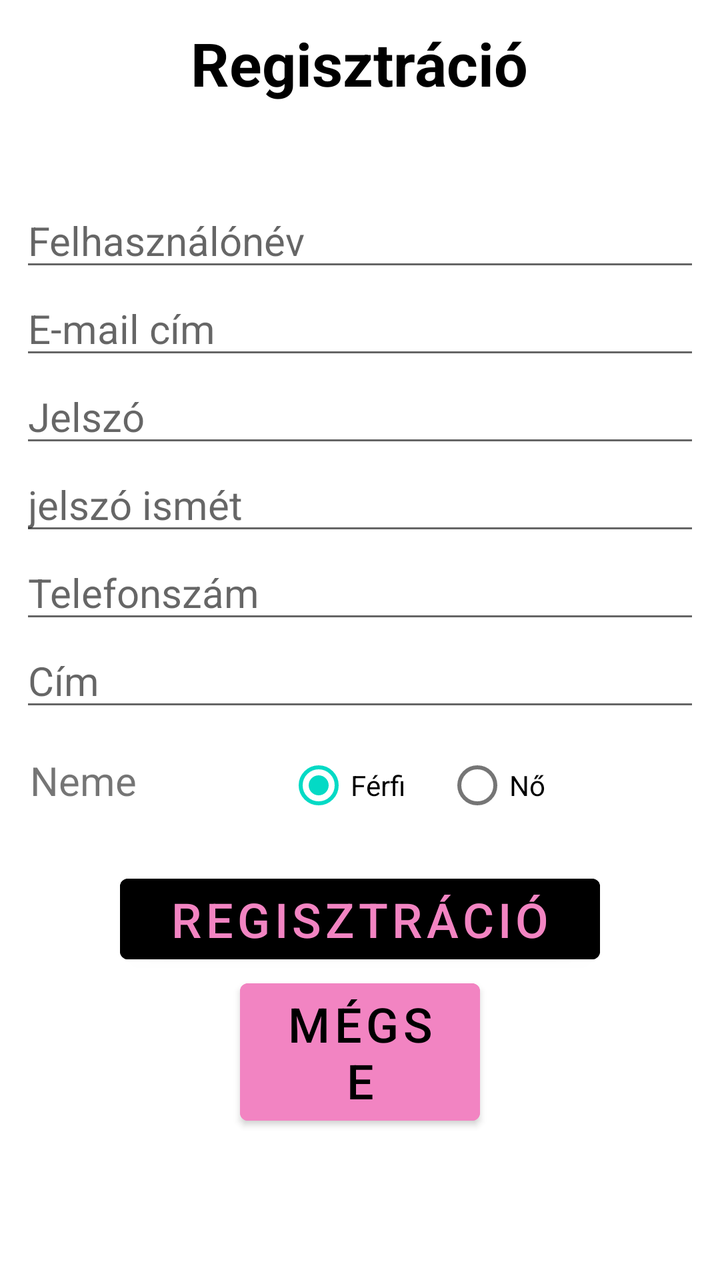
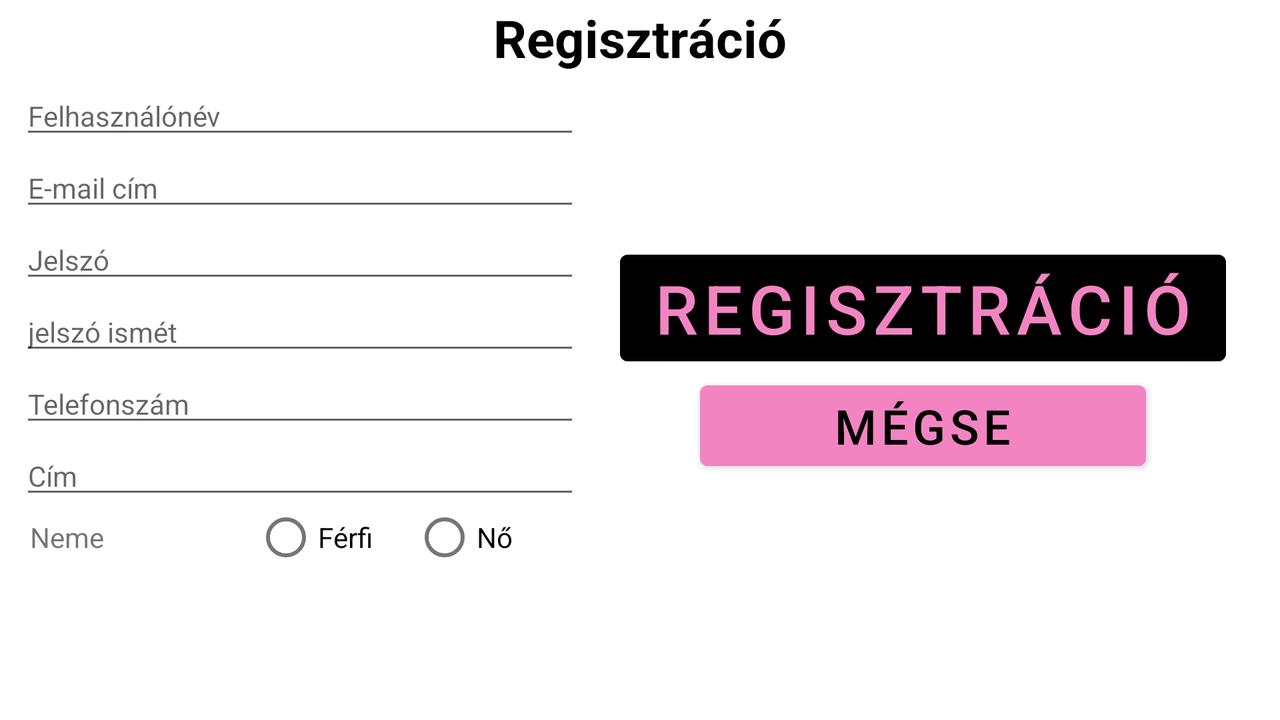

An Android layout and its configuration variant, each rendered on a device that would load it. The default file and the variant file are quoted in full after the pictures.
<!-- AndroidManifest.xml: application theme Theme.ClothingWebshop -->
<!-- res/layout/activity_sign_up.xml -->
<?xml version="1.0" encoding="utf-8"?>
<androidx.constraintlayout.widget.ConstraintLayout xmlns:android="http://schemas.android.com/apk/res/android"
    xmlns:app="http://schemas.android.com/apk/res-auto"
    xmlns:tools="http://schemas.android.com/tools"
    android:layout_width="match_parent"
    android:layout_height="match_parent"
    android:background="@drawable/mainbackground"
    tools:context=".SignUpActivity">


    <TextView
        android:layout_width="wrap_content"
        android:layout_height="wrap_content"
        android:layout_marginBottom="45dp"

        android:text="@string/signup"
        android:textSize="30sp"
        android:textAlignment="center"
        android:textColor="@color/black"
        android:textStyle="bold"

        app:layout_constraintBottom_toTopOf="@+id/usernameEditText"
        app:layout_constraintEnd_toEndOf="parent"
        app:layout_constraintHorizontal_bias="0.497"
        app:layout_constraintStart_toStartOf="parent" />


    <EditText
        android:id="@+id/usernameEditText"
        android:layout_width="match_parent"
        android:layout_height="wrap_content"

        android:ems="8"
        android:layout_marginStart="10dp"
        android:layout_marginEnd="10dp"
        android:hint="@string/username"
        android:inputType="text"
        android:textSize="20sp"

        app:layout_constraintBottom_toBottomOf="parent"
        app:layout_constraintTop_toTopOf="parent"
        app:layout_constraintVertical_bias="0.162"
        tools:layout_editor_absoluteX="0dp" />

    <EditText
        android:id="@+id/emailEditText"
        android:layout_width="match_parent"
        android:layout_height="wrap_content"

        android:ems="8"
        android:layout_marginStart="10dp"
        android:layout_marginEnd="10dp"
        android:hint="@string/email"
        android:inputType="textEmailAddress"
        android:textSize="20sp"

        app:layout_constraintBottom_toBottomOf="parent"
        app:layout_constraintTop_toBottomOf="@+id/usernameEditText"
        app:layout_constraintVertical_bias="0.0"
        tools:layout_editor_absoluteX="0dp" />

    <EditText
        android:id="@+id/passwordEditText"
        android:layout_width="match_parent"
        android:layout_height="wrap_content"

        android:ems="8"
        android:layout_marginStart="10dp"
        android:layout_marginEnd="10dp"
        android:hint="@string/password"
        android:inputType="textPassword"
        android:textSize="20sp"

        app:layout_constraintBottom_toBottomOf="parent"
        app:layout_constraintTop_toBottomOf="@+id/emailEditText"
        app:layout_constraintVertical_bias="0.0"
        tools:layout_editor_absoluteX="0dp" />

    <EditText
        android:id="@+id/passwordConfirmEditText"
        android:layout_width="match_parent"
        android:layout_height="wrap_content"

        android:ems="8"
        android:layout_marginStart="10dp"
        android:layout_marginEnd="10dp"
        android:hint="@string/passwordConfirm"
        android:inputType="textPassword"
        android:textSize="20sp"

        app:layout_constraintBottom_toBottomOf="parent"
        app:layout_constraintTop_toBottomOf="@+id/passwordEditText"
        app:layout_constraintVertical_bias="0.0"
        tools:layout_editor_absoluteX="0dp" />

    <EditText
        android:id="@+id/phoneNumberEditText"
        android:layout_width="match_parent"
        android:layout_height="wrap_content"

        android:ems="8"
        android:layout_marginStart="10dp"
        android:layout_marginEnd="10dp"
        android:hint="@string/phoneNumber"
        android:inputType="phone"
        android:textSize="20sp"

        app:layout_constraintBottom_toBottomOf="parent"
        app:layout_constraintTop_toBottomOf="@+id/passwordConfirmEditText"
        app:layout_constraintVertical_bias="0.0"
        tools:layout_editor_absoluteX="0dp" />

    <EditText
        android:id="@+id/addressEditText"
        android:layout_width="match_parent"
        android:layout_height="wrap_content"

        android:ems="8"
        android:layout_marginStart="10dp"
        android:layout_marginEnd="10dp"
        android:hint="@string/address"
        android:inputType="textMultiLine|textPostalAddress"
        android:maxLines="3"
        android:textSize="20sp"

        app:layout_constraintBottom_toBottomOf="parent"
        app:layout_constraintTop_toBottomOf="@+id/phoneNumberEditText"
        app:layout_constraintVertical_bias="0.0"
        tools:layout_editor_absoluteX="0dp" />


    <RadioGroup
        android:id="@+id/genderRadioGroup"
        android:layout_width="match_parent"
        android:layout_height="wrap_content"
        android:layout_marginTop="8dp"
        android:orientation="horizontal"
        app:layout_constraintTop_toBottomOf="@+id/addressEditText"
        tools:layout_editor_absoluteX="0dp">

        <TextView
            android:layout_width="wrap_content"
            android:layout_height="wrap_content"
            android:text="@string/gender"
            android:textSize="20sp"
            android:layout_marginStart="15dp"/>


        <RadioButton
            android:id="@+id/default_gender"
            android:layout_width="wrap_content"
            android:layout_height="wrap_content"
            android:layout_marginStart="75dp"
            android:checked="true"
            android:text="@string/male" />

        <RadioButton
            android:layout_width="wrap_content"
            android:layout_height="wrap_content"
            android:layout_marginStart="20dp"
            android:checked="false"
            android:text="@string/female" />
    </RadioGroup>

    <Button
        android:id="@+id/signupButton"
        android:layout_width="match_parent"
        android:layout_height="wrap_content"

        android:onClick="signup"
        android:text="@string/signup"
        android:backgroundTint="@color/black"
        android:textColor="@color/pink"
        android:textAlignment="center"
        android:layout_marginStart="60dp"
        android:layout_marginEnd="60dp"
        android:textSize="24sp"

        app:layout_constraintBottom_toBottomOf="parent"
        app:layout_constraintTop_toBottomOf="@+id/genderRadioGroup"
        app:layout_constraintVertical_bias="0.098"
        tools:layout_editor_absoluteX="0dp" />

    <Button
        android:id="@+id/cancelButton"
        android:layout_width="match_parent"
        android:layout_height="wrap_content"

        android:onClick="cancel"
        android:text="@string/cancel"
        android:backgroundTint="@color/pink"
        android:textColor="@color/black"
        android:textAlignment="center"
        android:drawableEnd="@drawable/icon_cancel"
        android:layout_marginStart="120dp"
        android:layout_marginEnd="120dp"
        android:textSize="24sp"

        app:layout_constraintBottom_toBottomOf="parent"
        app:layout_constraintTop_toBottomOf="@+id/signupButton"
        app:layout_constraintVertical_bias="0.0"
        tools:layout_editor_absoluteX="0dp" />


</androidx.constraintlayout.widget.ConstraintLayout>
<!-- resources referenced by this layout -->
<resources>
  <color name="black">#FF000000</color>
  <color name="pink">#F284C2</color>
  <string name="address">Cím</string>
  <string name="cancel">Mégse</string>
  <string name="email">E-mail cím</string>
  <string name="female">Nő</string>
  <string name="gender">Neme</string>
  <string name="male">Férfi</string>
  <string name="password">Jelszó</string>
  <string name="passwordConfirm">jelszó ismét</string>
  <string name="phoneNumber">Telefonszám</string>
  <string name="signup">Regisztráció</string>
  <string name="username">Felhasználónév</string>
  <style name="Theme.ClothingWebshop" parent="Theme.MaterialComponents.DayNight.DarkActionBar">
          
          <item name="colorPrimary">@color/purple_500</item>
          <item name="colorPrimaryVariant">@color/purple_700</item>
          <item name="colorOnPrimary">@color/white</item>
          
          <item name="colorSecondary">@color/teal_200</item>
          <item name="colorSecondaryVariant">@color/teal_700</item>
          <item name="colorOnSecondary">@color/black</item>
          
          <item name="android:statusBarColor" tools:targetApi="l">?attr/colorPrimaryVariant</item>
          
      </style>
  <color name="purple_500">#FF6200EE</color>
  <color name="purple_700">#FF3700B3</color>
  <color name="white">#FFFFFFFF</color>
  <color name="teal_200">#FF03DAC5</color>
  <color name="teal_700">#FF018786</color>
</resources>
<!-- res/layout-land/activity_sign_up.xml (the repository's variant of the layout above) -->
<!-- drawn on the phone turned sideways -->
<?xml version="1.0" encoding="utf-8"?>
<androidx.constraintlayout.widget.ConstraintLayout xmlns:android="http://schemas.android.com/apk/res/android"
    xmlns:app="http://schemas.android.com/apk/res-auto"
    xmlns:tools="http://schemas.android.com/tools"
    android:layout_width="match_parent"
    android:layout_height="match_parent"
    android:background="@drawable/mainbackground"
    tools:context=".SignUpActivity">


    <TextView
        android:layout_width="wrap_content"
        android:layout_height="wrap_content"
        android:layout_marginBottom="2dp"

        android:text="@string/signup"
        android:textAlignment="center"
        android:textColor="@color/black"
        android:textSize="26sp"
        android:textStyle="bold"

        app:layout_constraintBottom_toTopOf="@+id/usernameEditText"
        app:layout_constraintEnd_toEndOf="parent"
        app:layout_constraintHorizontal_bias="0.499"
        app:layout_constraintStart_toStartOf="parent" />

    <EditText
        android:id="@+id/usernameEditText"
        android:layout_width="match_parent"
        android:layout_height="wrap_content"

        android:ems="8"
        android:layout_marginStart="10dp"
        android:layout_marginEnd="350dp"
        android:hint="@string/username"
        android:inputType="text"
        android:textSize="14sp"

        app:layout_constraintBottom_toBottomOf="parent"
        app:layout_constraintTop_toTopOf="parent"
        app:layout_constraintVertical_bias="0.118"
        tools:layout_editor_absoluteX="65dp" />

    <EditText
        android:id="@+id/emailEditText"
        android:layout_width="match_parent"
        android:layout_height="wrap_content"

        android:ems="8"
        android:layout_marginStart="10dp"
        android:layout_marginEnd="350dp"
        android:hint="@string/email"
        android:inputType="textEmailAddress"
        android:textSize="14sp"

        app:layout_constraintBottom_toBottomOf="parent"
        app:layout_constraintTop_toBottomOf="@+id/usernameEditText"
        app:layout_constraintVertical_bias="0.0"
        tools:layout_editor_absoluteX="0dp" />

    <EditText
        android:id="@+id/passwordEditText"
        android:layout_width="match_parent"
        android:layout_height="wrap_content"

        android:ems="8"
        android:layout_marginStart="10dp"
        android:layout_marginEnd="350dp"
        android:hint="@string/password"
        android:inputType="textPassword"
        android:textSize="14sp"

        app:layout_constraintBottom_toBottomOf="parent"
        app:layout_constraintTop_toBottomOf="@+id/emailEditText"
        app:layout_constraintVertical_bias="0.0"
        tools:layout_editor_absoluteX="0dp" />

    <EditText
        android:id="@+id/passwordConfirmEditText"
        android:layout_width="match_parent"
        android:layout_height="wrap_content"

        android:ems="8"
        android:layout_marginStart="10dp"
        android:layout_marginEnd="350dp"
        android:hint="@string/passwordConfirm"
        android:inputType="textPassword"
        android:textSize="14sp"

        app:layout_constraintBottom_toBottomOf="parent"
        app:layout_constraintTop_toBottomOf="@+id/passwordEditText"
        app:layout_constraintVertical_bias="0.0"
        tools:layout_editor_absoluteX="0dp" />

    <EditText
        android:id="@+id/phoneNumberEditText"
        android:layout_width="match_parent"
        android:layout_height="wrap_content"

        android:ems="8"
        android:layout_marginStart="10dp"
        android:layout_marginEnd="350dp"
        android:hint="@string/phoneNumber"
        android:inputType="phone"
        android:textSize="14sp"

        app:layout_constraintBottom_toBottomOf="parent"
        app:layout_constraintTop_toBottomOf="@+id/passwordConfirmEditText"
        app:layout_constraintVertical_bias="0.0"
        tools:layout_editor_absoluteX="0dp" />

    <EditText
        android:id="@+id/addressEditText"
        android:layout_width="match_parent"
        android:layout_height="wrap_content"

        android:ems="8"
        android:layout_marginStart="10dp"
        android:layout_marginEnd="350dp"
        android:hint="@string/address"
        android:inputType="textMultiLine|textPostalAddress"
        android:maxLines="3"
        android:textSize="14sp"

        app:layout_constraintBottom_toBottomOf="parent"
        app:layout_constraintTop_toBottomOf="@+id/phoneNumberEditText"
        app:layout_constraintVertical_bias="0.0"
        tools:layout_editor_absoluteX="0dp" />


    <RadioGroup
        android:id="@+id/genderRadioGroup"
        android:layout_width="match_parent"
        android:layout_height="wrap_content"
        android:layout_marginTop="-10dp"
        android:layout_marginEnd="350dp"
        android:orientation="horizontal"
        app:layout_constraintTop_toBottomOf="@+id/addressEditText"
        tools:layout_editor_absoluteX="0dp">


        <TextView
            android:layout_width="wrap_content"
            android:layout_height="wrap_content"
            android:layout_marginStart="15dp"
            android:text="@string/gender"
            android:textSize="14sp" />

        <RadioButton
            android:id="@+id/default_gender"
            android:layout_width="wrap_content"
            android:layout_height="wrap_content"

            android:layout_marginStart="75dp"
            android:text="@string/male" />

        <RadioButton
            android:layout_width="wrap_content"
            android:layout_height="wrap_content"
            android:layout_marginStart="20dp"
            android:text="@string/female" />
    </RadioGroup>

    <LinearLayout
        android:layout_width="wrap_content"
        android:layout_height="wrap_content"
        android:layout_centerHorizontal="true"
        android:layout_marginStart="20dp"
        android:orientation="vertical"
        app:layout_constraintLeft_toRightOf="@+id/passwordEditText"
        app:layout_constraintTop_toTopOf="parent"
        app:layout_constraintBottom_toBottomOf="parent"
        tools:ignore="MissingConstraints">


        <Button
            android:id="@+id/signupButton"
            android:layout_width="wrap_content"
            android:layout_height="wrap_content"
            android:backgroundTint="@color/black"
            android:onClick="signup"
            android:text="@string/signup"
            android:textAlignment="center"
            android:textColor="@color/pink"
            android:textSize="34sp" />


        <Button
            android:id="@+id/cancelButton"
            android:layout_width="match_parent"
            android:layout_height="wrap_content"
            android:layout_marginStart="40dp"
            android:layout_marginEnd="40dp"
            android:backgroundTint="@color/pink"
            android:drawableEnd="@drawable/icon_cancel"
            android:onClick="cancel"
            android:text="@string/cancel"
            android:textAlignment="center"
            android:textColor="@color/black"
            android:textSize="24sp" />
    </LinearLayout>


</androidx.constraintlayout.widget.ConstraintLayout>
